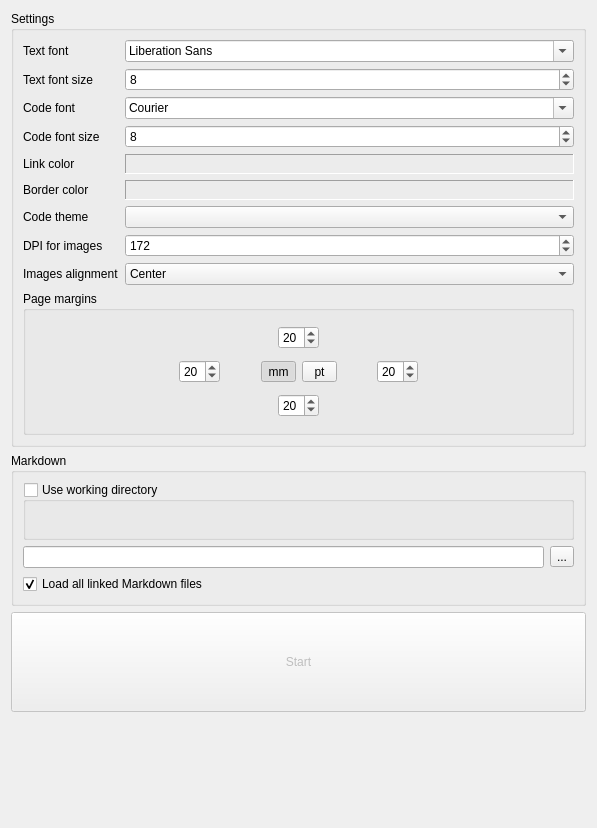
<?xml version="1.0" encoding="UTF-8"?>
<ui version="4.0">
 <author>
  SPDX-FileCopyrightText: none
  SPDX-License-Identifier: GPL-3.0-or-later
 </author>
 <class>MainWindow</class>
 <widget class="QWidget" name="MainWindow">
  <property name="geometry">
   <rect>
    <x>0</x>
    <y>0</y>
    <width>597</width>
    <height>828</height>
   </rect>
  </property>
  <property name="windowTitle">
   <string>Markdown to PDF</string>
  </property>
  <layout class="QVBoxLayout" name="verticalLayout_6">
   <item>
    <widget class="QGroupBox" name="groupBox">
     <property name="title">
      <string>Settings</string>
     </property>
     <layout class="QVBoxLayout" name="verticalLayout_5">
      <item>
       <layout class="QGridLayout" name="gridLayout">
        <item row="5" column="0">
         <widget class="QLabel" name="label_4">
          <property name="sizePolicy">
           <sizepolicy hsizetype="Minimum" vsizetype="Preferred">
            <horstretch>0</horstretch>
            <verstretch>0</verstretch>
           </sizepolicy>
          </property>
          <property name="text">
           <string>Border color</string>
          </property>
         </widget>
        </item>
        <item row="2" column="0">
         <widget class="QLabel" name="label_2">
          <property name="sizePolicy">
           <sizepolicy hsizetype="Minimum" vsizetype="Preferred">
            <horstretch>0</horstretch>
            <verstretch>0</verstretch>
           </sizepolicy>
          </property>
          <property name="text">
           <string>Code font</string>
          </property>
         </widget>
        </item>
        <item row="5" column="1">
         <widget class="MdShared::ColorWidget" name="m_borderColor">
          <property name="minimumSize">
           <size>
            <width>0</width>
            <height>20</height>
           </size>
          </property>
          <property name="frameShape">
           <enum>QFrame::Shape::Panel</enum>
          </property>
          <property name="frameShadow">
           <enum>QFrame::Shadow::Sunken</enum>
          </property>
         </widget>
        </item>
        <item row="7" column="1">
         <widget class="QSpinBox" name="m_dpi">
          <property name="minimum">
           <number>50</number>
          </property>
          <property name="maximum">
           <number>2400</number>
          </property>
          <property name="singleStep">
           <number>10</number>
          </property>
          <property name="value">
           <number>172</number>
          </property>
         </widget>
        </item>
        <item row="8" column="0">
         <widget class="QLabel" name="label_9">
          <property name="text">
           <string>Images alignment</string>
          </property>
         </widget>
        </item>
        <item row="0" column="1">
         <widget class="QFontComboBox" name="m_textFont">
          <property name="fontFilters">
           <set>QFontComboBox::FontFilter::ScalableFonts</set>
          </property>
         </widget>
        </item>
        <item row="6" column="1">
         <widget class="QComboBox" name="m_codeTheme"/>
        </item>
        <item row="1" column="0">
         <widget class="QLabel" name="label_6">
          <property name="sizePolicy">
           <sizepolicy hsizetype="Minimum" vsizetype="Preferred">
            <horstretch>0</horstretch>
            <verstretch>0</verstretch>
           </sizepolicy>
          </property>
          <property name="text">
           <string>Text font size</string>
          </property>
         </widget>
        </item>
        <item row="0" column="0">
         <widget class="QLabel" name="label">
          <property name="sizePolicy">
           <sizepolicy hsizetype="Minimum" vsizetype="Preferred">
            <horstretch>0</horstretch>
            <verstretch>0</verstretch>
           </sizepolicy>
          </property>
          <property name="text">
           <string>Text font</string>
          </property>
         </widget>
        </item>
        <item row="4" column="1">
         <widget class="MdShared::ColorWidget" name="m_linkColor">
          <property name="minimumSize">
           <size>
            <width>0</width>
            <height>20</height>
           </size>
          </property>
          <property name="frameShape">
           <enum>QFrame::Shape::Panel</enum>
          </property>
          <property name="frameShadow">
           <enum>QFrame::Shadow::Sunken</enum>
          </property>
         </widget>
        </item>
        <item row="4" column="0">
         <widget class="QLabel" name="label_3">
          <property name="sizePolicy">
           <sizepolicy hsizetype="Minimum" vsizetype="Preferred">
            <horstretch>0</horstretch>
            <verstretch>0</verstretch>
           </sizepolicy>
          </property>
          <property name="text">
           <string>Link color</string>
          </property>
         </widget>
        </item>
        <item row="3" column="1">
         <widget class="QSpinBox" name="m_codeFontSize">
          <property name="sizePolicy">
           <sizepolicy hsizetype="Expanding" vsizetype="Fixed">
            <horstretch>0</horstretch>
            <verstretch>0</verstretch>
           </sizepolicy>
          </property>
          <property name="minimum">
           <number>5</number>
          </property>
          <property name="maximum">
           <number>14</number>
          </property>
          <property name="value">
           <number>8</number>
          </property>
         </widget>
        </item>
        <item row="2" column="1">
         <widget class="QFontComboBox" name="m_codeFont">
          <property name="fontFilters">
           <set>QFontComboBox::FontFilter::MonospacedFonts</set>
          </property>
         </widget>
        </item>
        <item row="8" column="1">
         <widget class="QComboBox" name="m_imageAlignment">
          <property name="currentIndex">
           <number>1</number>
          </property>
          <item>
           <property name="text">
            <string>Left</string>
           </property>
          </item>
          <item>
           <property name="text">
            <string>Center</string>
           </property>
          </item>
          <item>
           <property name="text">
            <string>Right</string>
           </property>
          </item>
         </widget>
        </item>
        <item row="7" column="0">
         <widget class="QLabel" name="label_12">
          <property name="text">
           <string>DPI for images</string>
          </property>
         </widget>
        </item>
        <item row="3" column="0">
         <widget class="QLabel" name="label_7">
          <property name="sizePolicy">
           <sizepolicy hsizetype="Minimum" vsizetype="Preferred">
            <horstretch>0</horstretch>
            <verstretch>0</verstretch>
           </sizepolicy>
          </property>
          <property name="text">
           <string>Code font size</string>
          </property>
         </widget>
        </item>
        <item row="6" column="0">
         <widget class="QLabel" name="label_5">
          <property name="sizePolicy">
           <sizepolicy hsizetype="Minimum" vsizetype="Preferred">
            <horstretch>0</horstretch>
            <verstretch>0</verstretch>
           </sizepolicy>
          </property>
          <property name="text">
           <string>Code theme</string>
          </property>
         </widget>
        </item>
        <item row="1" column="1">
         <widget class="QSpinBox" name="m_textFontSize">
          <property name="sizePolicy">
           <sizepolicy hsizetype="Expanding" vsizetype="Fixed">
            <horstretch>0</horstretch>
            <verstretch>0</verstretch>
           </sizepolicy>
          </property>
          <property name="minimum">
           <number>6</number>
          </property>
          <property name="maximum">
           <number>16</number>
          </property>
          <property name="value">
           <number>8</number>
          </property>
         </widget>
        </item>
       </layout>
      </item>
      <item>
       <widget class="QGroupBox" name="groupBox_3">
        <property name="title">
         <string>Page margins</string>
        </property>
        <layout class="QHBoxLayout" name="horizontalLayout_6">
         <item>
          <spacer name="horizontalSpacer_7">
           <property name="orientation">
            <enum>Qt::Orientation::Horizontal</enum>
           </property>
           <property name="sizeHint" stdset="0">
            <size>
             <width>137</width>
             <height>20</height>
            </size>
           </property>
          </spacer>
         </item>
         <item>
          <layout class="QVBoxLayout" name="verticalLayout_4">
           <item>
            <spacer name="verticalSpacer_2">
             <property name="orientation">
              <enum>Qt::Orientation::Vertical</enum>
             </property>
             <property name="sizeHint" stdset="0">
              <size>
               <width>20</width>
               <height>40</height>
              </size>
             </property>
            </spacer>
           </item>
           <item>
            <widget class="QSpinBox" name="m_left">
             <property name="maximum">
              <number>60</number>
             </property>
             <property name="value">
              <number>20</number>
             </property>
            </widget>
           </item>
           <item>
            <spacer name="verticalSpacer_3">
             <property name="orientation">
              <enum>Qt::Orientation::Vertical</enum>
             </property>
             <property name="sizeHint" stdset="0">
              <size>
               <width>20</width>
               <height>40</height>
              </size>
             </property>
            </spacer>
           </item>
          </layout>
         </item>
         <item>
          <layout class="QVBoxLayout" name="verticalLayout">
           <item>
            <layout class="QHBoxLayout" name="horizontalLayout_4">
             <item>
              <spacer name="horizontalSpacer_3">
               <property name="orientation">
                <enum>Qt::Orientation::Horizontal</enum>
               </property>
               <property name="sizeHint" stdset="0">
                <size>
                 <width>0</width>
                 <height>20</height>
                </size>
               </property>
              </spacer>
             </item>
             <item>
              <widget class="QSpinBox" name="m_top">
               <property name="maximum">
                <number>60</number>
               </property>
               <property name="value">
                <number>20</number>
               </property>
              </widget>
             </item>
             <item>
              <spacer name="horizontalSpacer_4">
               <property name="orientation">
                <enum>Qt::Orientation::Horizontal</enum>
               </property>
               <property name="sizeHint" stdset="0">
                <size>
                 <width>0</width>
                 <height>20</height>
                </size>
               </property>
              </spacer>
             </item>
            </layout>
           </item>
           <item>
            <layout class="QHBoxLayout" name="horizontalLayout_3">
             <item>
              <spacer name="horizontalSpacer">
               <property name="orientation">
                <enum>Qt::Orientation::Horizontal</enum>
               </property>
               <property name="sizeHint" stdset="0">
                <size>
                 <width>0</width>
                 <height>20</height>
                </size>
               </property>
              </spacer>
             </item>
             <item>
              <widget class="QToolButton" name="m_mm">
               <property name="minimumSize">
                <size>
                 <width>35</width>
                 <height>0</height>
                </size>
               </property>
               <property name="text">
                <string>mm</string>
               </property>
               <property name="checkable">
                <bool>true</bool>
               </property>
               <property name="checked">
                <bool>true</bool>
               </property>
               <attribute name="buttonGroup">
                <string notr="true">buttonGroup</string>
               </attribute>
              </widget>
             </item>
             <item>
              <widget class="QToolButton" name="m_pt">
               <property name="minimumSize">
                <size>
                 <width>35</width>
                 <height>0</height>
                </size>
               </property>
               <property name="text">
                <string>pt</string>
               </property>
               <property name="checkable">
                <bool>true</bool>
               </property>
               <attribute name="buttonGroup">
                <string notr="true">buttonGroup</string>
               </attribute>
              </widget>
             </item>
             <item>
              <spacer name="horizontalSpacer_2">
               <property name="orientation">
                <enum>Qt::Orientation::Horizontal</enum>
               </property>
               <property name="sizeHint" stdset="0">
                <size>
                 <width>0</width>
                 <height>20</height>
                </size>
               </property>
              </spacer>
             </item>
            </layout>
           </item>
           <item>
            <layout class="QHBoxLayout" name="horizontalLayout_5">
             <item>
              <spacer name="horizontalSpacer_5">
               <property name="orientation">
                <enum>Qt::Orientation::Horizontal</enum>
               </property>
               <property name="sizeHint" stdset="0">
                <size>
                 <width>0</width>
                 <height>20</height>
                </size>
               </property>
              </spacer>
             </item>
             <item>
              <widget class="QSpinBox" name="m_bottom">
               <property name="maximum">
                <number>60</number>
               </property>
               <property name="value">
                <number>20</number>
               </property>
              </widget>
             </item>
             <item>
              <spacer name="horizontalSpacer_6">
               <property name="orientation">
                <enum>Qt::Orientation::Horizontal</enum>
               </property>
               <property name="sizeHint" stdset="0">
                <size>
                 <width>0</width>
                 <height>20</height>
                </size>
               </property>
              </spacer>
             </item>
            </layout>
           </item>
          </layout>
         </item>
         <item>
          <layout class="QVBoxLayout" name="verticalLayout_3">
           <item>
            <spacer name="verticalSpacer_4">
             <property name="orientation">
              <enum>Qt::Orientation::Vertical</enum>
             </property>
             <property name="sizeHint" stdset="0">
              <size>
               <width>20</width>
               <height>40</height>
              </size>
             </property>
            </spacer>
           </item>
           <item>
            <widget class="QSpinBox" name="m_right">
             <property name="maximum">
              <number>60</number>
             </property>
             <property name="value">
              <number>20</number>
             </property>
            </widget>
           </item>
           <item>
            <spacer name="verticalSpacer_5">
             <property name="orientation">
              <enum>Qt::Orientation::Vertical</enum>
             </property>
             <property name="sizeHint" stdset="0">
              <size>
               <width>20</width>
               <height>40</height>
              </size>
             </property>
            </spacer>
           </item>
          </layout>
         </item>
         <item>
          <spacer name="horizontalSpacer_8">
           <property name="orientation">
            <enum>Qt::Orientation::Horizontal</enum>
           </property>
           <property name="sizeHint" stdset="0">
            <size>
             <width>137</width>
             <height>20</height>
            </size>
           </property>
          </spacer>
         </item>
        </layout>
       </widget>
      </item>
     </layout>
    </widget>
   </item>
   <item>
    <widget class="QGroupBox" name="m_markdownBox">
     <property name="title">
      <string>Markdown</string>
     </property>
     <layout class="QVBoxLayout" name="verticalLayout_2">
      <item>
       <widget class="QGroupBox" name="m_workingDirBox">
        <property name="title">
         <string>Use working directory</string>
        </property>
        <property name="checkable">
         <bool>true</bool>
        </property>
        <property name="checked">
         <bool>false</bool>
        </property>
        <layout class="QHBoxLayout" name="horizontalLayout_2">
         <item>
          <widget class="MdShared::FolderChooser" name="m_workingDirectory" native="true">
           <property name="sizePolicy">
            <sizepolicy hsizetype="Fixed" vsizetype="Fixed">
             <horstretch>0</horstretch>
             <verstretch>0</verstretch>
            </sizepolicy>
           </property>
          </widget>
         </item>
         <item>
          <spacer name="horizontalSpacer_9">
           <property name="orientation">
            <enum>Qt::Orientation::Horizontal</enum>
           </property>
           <property name="sizeHint" stdset="0">
            <size>
             <width>534</width>
             <height>17</height>
            </size>
           </property>
          </spacer>
         </item>
        </layout>
       </widget>
      </item>
      <item>
       <layout class="QHBoxLayout" name="horizontalLayout">
        <item>
         <widget class="QLineEdit" name="m_fileName">
          <property name="readOnly">
           <bool>true</bool>
          </property>
         </widget>
        </item>
        <item>
         <widget class="QToolButton" name="m_fileNameBtn">
          <property name="text">
           <string>...</string>
          </property>
         </widget>
        </item>
       </layout>
      </item>
      <item>
       <widget class="QCheckBox" name="m_recursive">
        <property name="text">
         <string>Load all linked Markdown files</string>
        </property>
        <property name="checked">
         <bool>true</bool>
        </property>
       </widget>
      </item>
     </layout>
    </widget>
   </item>
   <item>
    <widget class="QPushButton" name="m_startBtn">
     <property name="enabled">
      <bool>false</bool>
     </property>
     <property name="minimumSize">
      <size>
       <width>0</width>
       <height>100</height>
      </size>
     </property>
     <property name="text">
      <string>Start</string>
     </property>
    </widget>
   </item>
   <item>
    <spacer name="verticalSpacer">
     <property name="orientation">
      <enum>Qt::Orientation::Vertical</enum>
     </property>
     <property name="sizeHint" stdset="0">
      <size>
       <width>20</width>
       <height>5</height>
      </size>
     </property>
    </spacer>
   </item>
  </layout>
 </widget>
 <customwidgets>
  <customwidget>
   <class>MdShared::ColorWidget</class>
   <extends>QFrame</extends>
   <header>color_widget.hpp</header>
   <container>1</container>
  </customwidget>
  <customwidget>
   <class>MdShared::FolderChooser</class>
   <extends>QWidget</extends>
   <header>folder_chooser.hpp</header>
   <container>1</container>
  </customwidget>
 </customwidgets>
 <tabstops>
  <tabstop>m_textFont</tabstop>
  <tabstop>m_textFontSize</tabstop>
  <tabstop>m_codeFont</tabstop>
  <tabstop>m_codeFontSize</tabstop>
  <tabstop>m_codeTheme</tabstop>
  <tabstop>m_dpi</tabstop>
  <tabstop>m_fileName</tabstop>
  <tabstop>m_recursive</tabstop>
  <tabstop>m_fileNameBtn</tabstop>
  <tabstop>m_top</tabstop>
  <tabstop>m_left</tabstop>
  <tabstop>m_mm</tabstop>
  <tabstop>m_pt</tabstop>
  <tabstop>m_right</tabstop>
  <tabstop>m_bottom</tabstop>
  <tabstop>m_startBtn</tabstop>
 </tabstops>
 <resources/>
 <connections/>
 <buttongroups>
  <buttongroup name="buttonGroup"/>
 </buttongroups>
</ui>
